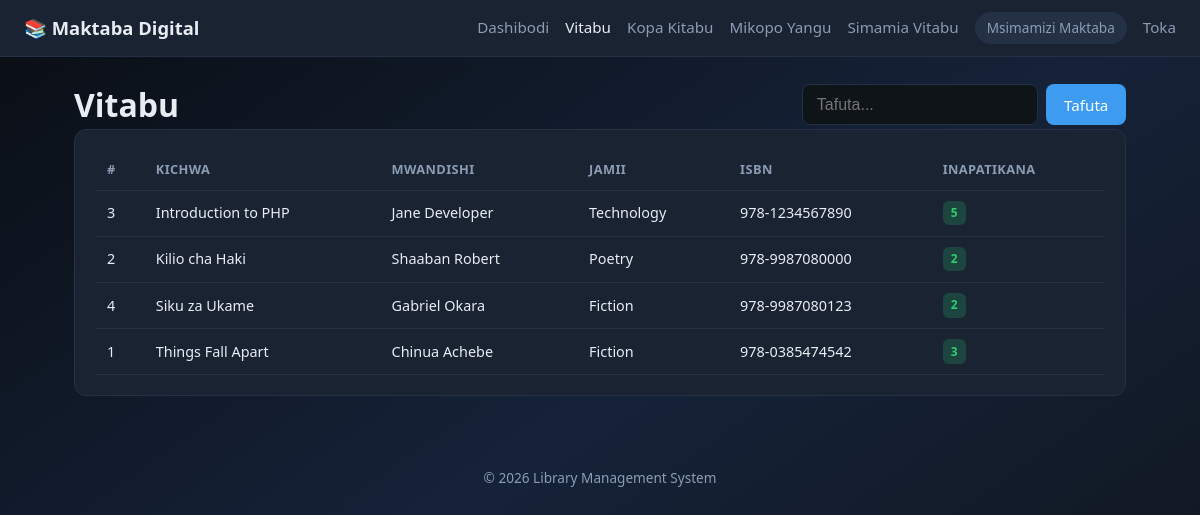
The app's page /books.php (signed in) with its own data.
### tables this page shows
CREATE TABLE IF NOT EXISTS books (
    id INT UNSIGNED AUTO_INCREMENT PRIMARY KEY,
    title VARCHAR(200) NOT NULL,
    author VARCHAR(150) NOT NULL,
    isbn VARCHAR(30) DEFAULT NULL,
    category VARCHAR(80) DEFAULT 'General',
    total_copies INT UNSIGNED NOT NULL DEFAULT 1,
    available_copies INT UNSIGNED NOT NULL DEFAULT 1,
    description TEXT,
    created_at TIMESTAMP DEFAULT CURRENT_TIMESTAMP
);

### includes/auth.php (called while the page is built, shortened)
<?php
function isAdmin(): bool
{
    return ($_SESSION['role'] ?? '') === 'admin';
}
function e(?string $value): string
{
    return htmlspecialchars((string) $value, ENT_QUOTES, 'UTF-8');
}

### books.php (the view, shortened to what this page needs)
<?php
require_once __DIR__ . '/includes/auth.php';
$search = trim($_GET['q'] ?? '');
$sql = 'SELECT * FROM books WHERE 1=1';
$params = [];
$sql .= ' ORDER BY title ASC';
$stmt = $pdo->prepare($sql);
$stmt->execute($params);
$books = $stmt->fetchAll();
require __DIR__ . '/includes/header.php';
?>
<div class="flex-between">
    <h1>Vitabu</h1>
    <form method="get" action="books.php" style="display: flex; gap: 0.5rem;">
        <input type="text" name="q" placeholder="Tafuta..." value="<?= e($search) ?>">
        <button type="submit" class="btn btn-primary">Tafuta</button>
    </form>
</div>
<div class="card">
    <div class="table-wrap">
        <table>
            <thead>
                <tr>
                    <th>#</th>
                    <th>Kichwa</th>
                    <th>Mwandishi</th>
                    <th>Jamii</th>
                    <th>ISBN</th>
                    <th>Inapatikana</th>
                </tr>
            </thead>
            <tbody>
                <?php foreach ($books as $book): ?>
                    <tr>
                        <td><?= (int) $book['id'] ?></td>
                        <td><?= e($book['title']) ?></td>
                        <td><?= e($book['author']) ?></td>
                        <td><?= e($book['category']) ?></td>
                        <td><?= e($book['isbn'] ?? '—') ?></td>
                        <td>
                            <?php if ((int) $book['available_copies'] > 0): ?>
                                <span class="badge badge-success"><?= (int) $book['available_copies'] ?></span>
                            <?php else: ?>
                                <span class="badge badge-danger">0</span>
                            <?php endif; ?>
                        </td>
                    </tr>
                <?php endforeach; ?>
            </tbody>
        </table>
    </div>
</div>
<?php require __DIR__ . '/includes/footer.php'; ?>

### includes/header.php (shortened to what this page needs)
<?php
$currentPage = basename($_SERVER['PHP_SELF'] ?? '');
?>
<!DOCTYPE html>
<html lang="sw">
<head>
    <link rel="stylesheet" href="assets/css/style.css">
</head>
<body>
<header class="app-header">
    <a href="index.php" class="logo">📚 Maktaba Digital</a>
    <nav class="nav-links">
        <a href="index.php" class="<?= $currentPage === 'index.php' ? 'active' : '' ?>">Dashibodi</a>
        <a href="books.php" class="<?= $currentPage === 'books.php' ? 'active' : '' ?>">Vitabu</a>
        <a href="borrow.php" class="<?= $currentPage === 'borrow.php' ? 'active' : '' ?>">Kopa Kitabu</a>
        <a href="my_borrows.php" class="<?= $currentPage === 'my_borrows.php' ? 'active' : '' ?>">Mikopo Yangu</a>
        <?php if (isAdmin()): ?>
            <a href="manage_books.php" class="<?= $currentPage === 'manage_books.php' ? 'active' : '' ?>">Simamia Vitabu</a>
        <?php endif; ?>
        <span class="user-badge"><?= e($_SESSION['fullname'] ?? '') ?></span>
        <a href="logout.php">Toka</a>
    </nav>
</header>
<main class="container">

### includes/footer.php
</main>
<footer class="container" style="padding-bottom: 2rem; color: var(--muted); font-size: 0.85rem; text-align: center;">
    &copy; <?= date('Y') ?> Library Management System
</footer>
</body>
</html>

### assets/css/style.css (style rules this page uses)
:root { --bg: #0f1419; --surface: #1a2332; --surface-2: #243044; --accent: #3d9cf0; --accent-hover: #5aadff; --success: #2ecc71; --warning: #f39c12; --danger: #e74c3c; --text: #e8edf4; --muted: #8b9cb3; --radius: 12px; --font: "Segoe UI", system-ui, sans-serif; }
* { box-sizing: border-box; margin: 0; padding: 0; }
body { font-family: var(--font); background: linear-gradient(145deg, #0a0e14 0%, #152238 50%, #0f1419 100%); color: var(--text); min-height: 100vh; line-height: 1.5; }
a { color: var(--accent); text-decoration: none; }
.app-header { background: var(--surface); border-bottom: 1px solid var(--surface-2); padding: 0.75rem 1.5rem; display: flex; align-items: center; justify-content: space-between; flex-wrap: wrap; gap: 1rem; }
.app-header .logo { font-weight: 700; font-size: 1.15rem; color: var(--text); }
.nav-links { display: flex; gap: 1rem; flex-wrap: wrap; align-items: center; }
.nav-links a { color: var(--muted); font-size: 0.95rem; }
.nav-links a:hover, .nav-links a.active { color: var(--text); }
.user-badge { font-size: 0.85rem; color: var(--muted); padding: 0.35rem 0.75rem; background: var(--surface-2); border-radius: 999px; }
.container { max-width: 1100px; margin: 0 auto; padding: 1.5rem; }
.card { background: var(--surface); border: 1px solid var(--surface-2); border-radius: var(--radius); padding: 1.25rem; margin-bottom: 1.5rem; }
input[type="text"], input[type="email"], input[type="password"], input[type="number"], input[type="date"], select, textarea { width: 100%; padding: 0.65rem 0.85rem; border: 1px solid var(--surface-2); border-radius: 8px; background: var(--bg); color: var(--text); font-size: 1rem; }
.btn { display: inline-block; padding: 0.6rem 1.1rem; border: none; border-radius: 8px; font-size: 0.95rem; cursor: pointer; font-family: inherit; text-align: center; }
.btn-primary { background: var(--accent); color: #fff; }
.table-wrap { overflow-x: auto; }
table { width: 100%; border-collapse: collapse; font-size: 0.9rem; }
th, td { padding: 0.65rem 0.75rem; text-align: left; border-bottom: 1px solid var(--surface-2); }
th { color: var(--muted); font-weight: 600; font-size: 0.8rem; text-transform: uppercase; letter-spacing: 0.03em; }
.badge { display: inline-block; padding: 0.2rem 0.5rem; border-radius: 6px; font-size: 0.75rem; font-weight: 600; }
.badge-success { background: rgba(46, 204, 113, 0.2); color: var(--success); }
.flex-between { display: flex; justify-content: space-between; align-items: center; flex-wrap: wrap; gap: 0.75rem; }

### records on screen
books: id "3", title "Introduction to PHP", author "Jane Developer", category "Technology", isbn "978-1234567890", available_copies "5"
books: id "2", title "Kilio cha Haki", author "Shaaban Robert", category "Poetry", isbn "978-9987080000", available_copies "2"
books: id "4", title "Siku za Ukame", author "Gabriel Okara", category "Fiction", isbn "978-9987080123", available_copies "2"
books: id "1", title "Things Fall Apart", author "Chinua Achebe", category "Fiction", isbn "978-0385474542", available_copies "3"

### other values on screen
$_SESSION['fullname'] "Msimamizi Maktaba"
